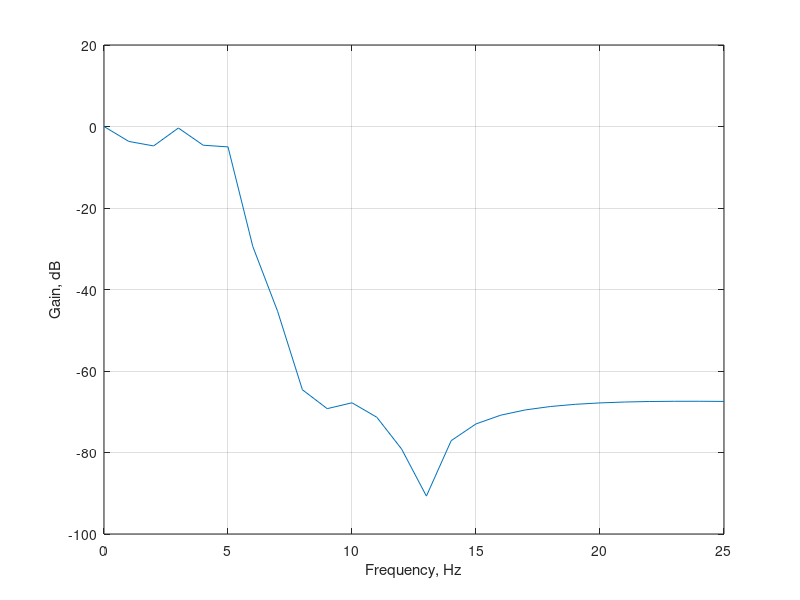

The MATLAB source for this figure:
clear;
N=input('Type in the order N = ');
Wn=input('Type in the 3-dB cutoff frequency Wn = ');
Rp=input('Type in the the passband ripple Rp = ');
Rs=input('Type in the the minimum stopband attenuation Rs = ');
[num,den]=ellip(N,Rp,Rs,Wn,'s');
w=0:5*Wn;
h=freqs(num,den,w);
plot(w,20*log10(abs(h))),grid;
xlabel('Frequency, Hz'); ylabel('Gain, dB');
